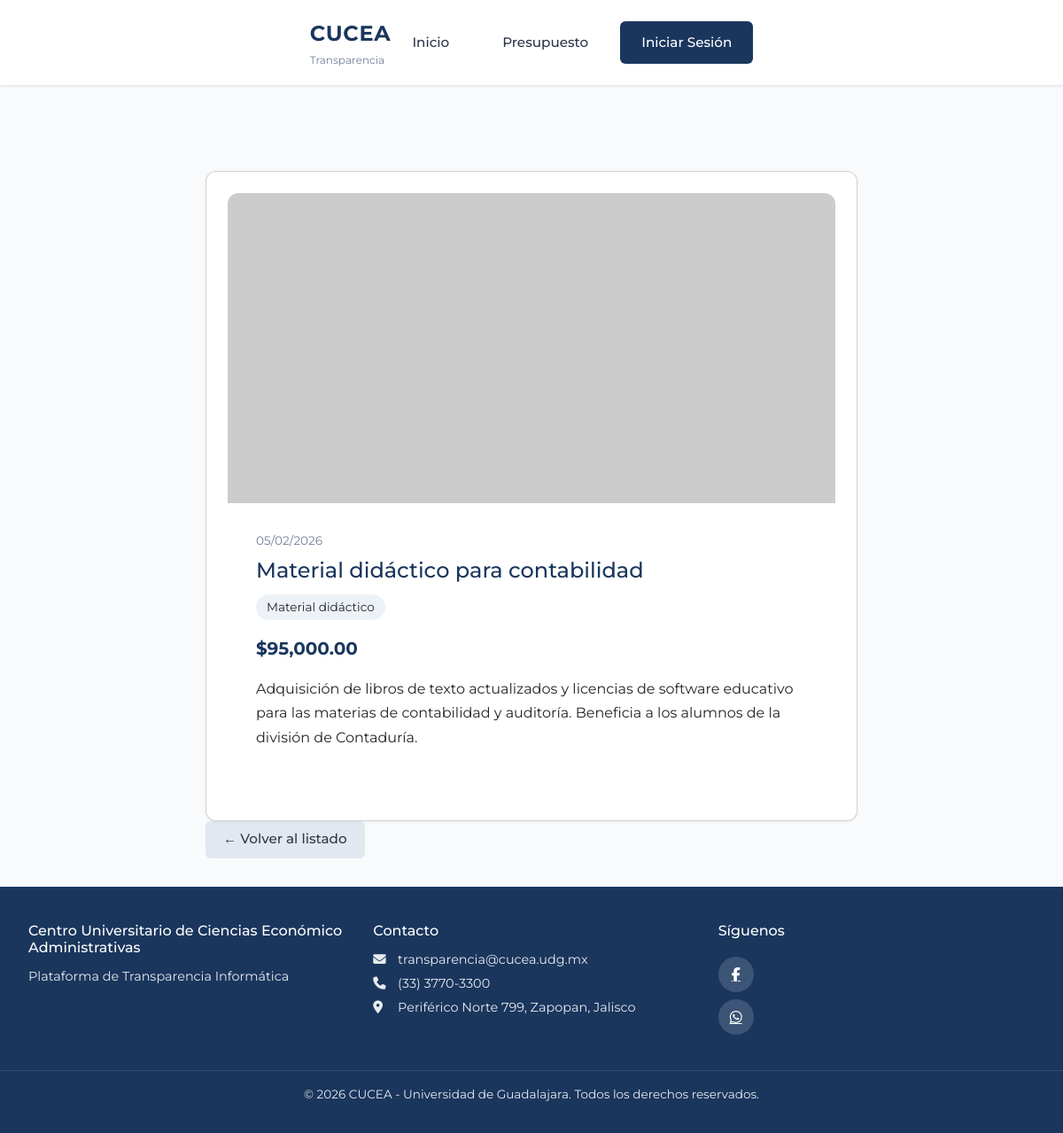
The page /presupuesto/4 on the database its author committed.
### models.py (models this page shows, shortened)
class Presupuesto(db.Model):
    __tablename__ = 'presupuestos'
    id = db.Column(db.Integer, primary_key=True)
    concepto = db.Column(db.String(200), nullable=False)  # Título del proyecto
    descripcion_corta = db.Column(db.String(300))  # Resumen breve para la card (si vacío se trunca descripcion)
    descripcion = db.Column(db.Text)  # Descripción larga para el modal
    imagen_url = db.Column(db.String(500))  # Ruta o URL de imagen (ej: img/proyecto1.jpg)
    monto = db.Column(db.Float, nullable=False)
    categoria = db.Column(db.String(100), nullable=False)
    fecha = db.Column(db.Date, nullable=False)  # Fecha del proyecto
    likes = db.Column(db.Integer, default=0, nullable=False)
    dislikes = db.Column(db.Integer, default=0, nullable=False)
    fecha_registro = db.Column(db.DateTime, default=datetime.utcnow)
    comentarios = db.relationship('Comentario', backref='presupuesto', lazy='dynamic', order_by='Comentario.fecha_creacion')

### app.py (the view)
    @app.route('/presupuesto/<int:id>')
    def presupuesto_detalle(id):
        presupuesto = Presupuesto.query.get_or_404(id)
        return render_template('presupuesto/detalle.html', presupuesto=presupuesto)

### templates/presupuesto/detalle.html (shortened to what this page needs)
{% extends "base/layout.html" %}
{% block content %}
<div class="detalle-page">
    <article class="detalle-card card">
        <div class="detalle-card__image">
            {% if presupuesto.imagen_url %}
            <img src="{{ presupuesto.imagen_url if presupuesto.imagen_url.startswith('http') else url_for('static', filename=presupuesto.imagen_url) }}" alt="{{ presupuesto.concepto }}">
            {% else %}
            <div class="detalle-card__placeholder">
                <i class="fas fa-image"></i>
                <span>Sin imagen</span>
            </div>
            {% endif %}
        </div>
        <div class="detalle-card__body">
            <p class="detalle-card__date">{{ presupuesto.fecha.strftime('%d/%m/%Y') }}</p>
            <h1 class="detalle-card__title">{{ presupuesto.concepto }}</h1>
            <span class="detalle-card__badge">{{ presupuesto.categoria }}</span>
            <p class="detalle-card__monto">${{ "{:,.2f}".format(presupuesto.monto) }}</p>
            {% if presupuesto.descripcion %}
            <div class="detalle-card__descripcion">
                {{ presupuesto.descripcion }}
            </div>
            {% endif %}
        </div>
    </article>
    <a href="{{ url_for('presupuestos_lista') }}" class="btn btn--secondary">← Volver al listado</a>
</div>
{% endblock %}

### static/css/main.css (style rules this page uses)
:root { --color-primary: #1a365d; --color-primary-light: #2c5282; --color-primary-hover: #2d4a7c; --color-text: #2d3748; --color-text-muted: #718096; --color-bg: #f8fafc; --color-card: #ffffff; --color-border: #e2e8f0; --shadow: 0 1px 3px rgba(0, 0, 0, 0.06); --shadow-hover: 0 4px 12px rgba(0, 0, 0, 0.1); --navbar-height: 80px; --navbar-height-scrolled: 60px; --font-main: 'Montserrat', 'Segoe UI', system-ui, sans-serif; }
* { box-sizing: border-box; }
body { margin: 0; font-family: var(--font-main); background: var(--color-bg); color: var(--color-text); line-height: 1.6; min-height: 100vh; display: flex; flex-direction: column; }
.btn { display: inline-block; padding: 0.6rem 1.25rem; border-radius: 6px; font-weight: 500; font-family: var(--font-main); text-decoration: none; cursor: pointer; border: none; font-size: 0.95rem; transition: background-color 0.2s, color 0.2s; }
.btn--secondary { background: var(--color-border); color: var(--color-text); }
.detalle-page { max-width: 800px; margin: 0 auto; }
.detalle-card__image { width: 100%; height: 350px; overflow: hidden; border-radius: 12px 12px 0 0; }
.detalle-card__image img { width: 100%; height: 100%; object-fit: cover; }
.detalle-card__body { padding: 2rem; }
.detalle-card__date { font-size: 0.85rem; color: var(--color-text-muted); margin: 0 0 0.5rem; }
.detalle-card__title { margin: 0 0 0.75rem; font-size: 1.5rem; color: var(--color-primary); }
.detalle-card__badge { display: inline-block; padding: 0.25rem 0.75rem; background: #edf2f7; border-radius: 20px; font-size: 0.85rem; margin-bottom: 1rem; }
.detalle-card__monto { font-size: 1.25rem; font-weight: 700; color: var(--color-primary); margin: 0 0 1rem; }
.detalle-card__descripcion { margin: 0 0 1.5rem; line-height: 1.7; }
.card { background: var(--color-card); border-radius: 12px; box-shadow: var(--shadow); padding: 1.5rem; }
.main-content .presupuestos-page, .main-content .auth-container, .main-content .form-page, .main-content .detalle-page { padding: 2rem; padding-top: calc(var(--navbar-height) + 1rem); }

### rows shown on the page
Presupuesto: fecha "05/02/2026", concepto "Material didáctico para contabilidad", categoria "Material didáctico", monto "95,000.00", descripcion "Adquisición de libros de texto actualizados y licencias de software educativo para las materias de contabilidad y auditoría. Beneficia a los alumnos de la división de Contaduría."
